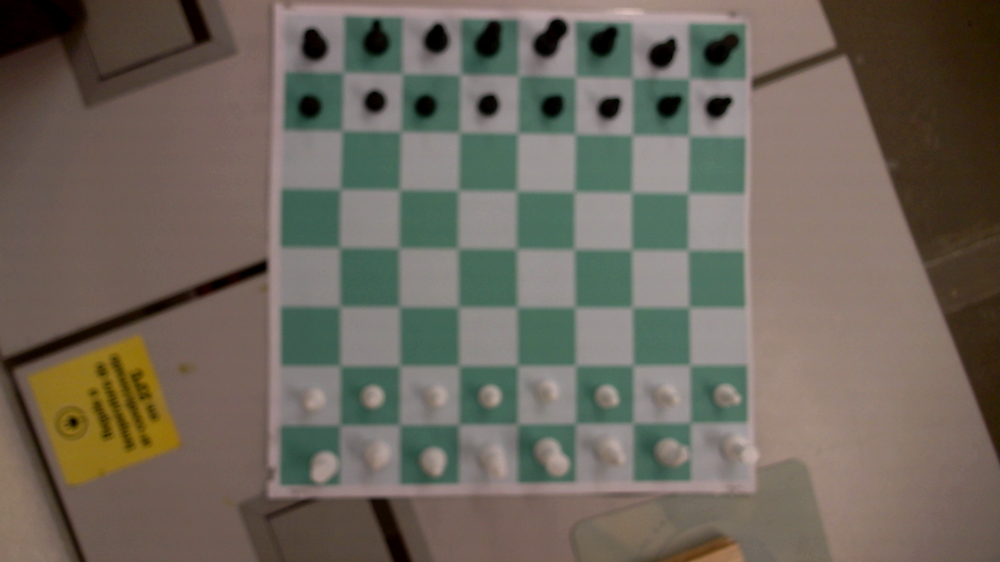
#> input picture photo4.png, 1000 x 562 px, shrunk from 1920 x 1080 before the run, found by its file name
$ python deteccao.py
#> lines starting #> are read from the running program, lines starting #| are printed output that depends on the picture; after the words box and inside, x2 and y2 are one past the last pixel; in counts of white or black regions, pixels touching at a corner belong together
import cv2
import numpy as np

img = cv2.imread('photo4.png')
#> img is the input picture: shape (562, 1000, 3); mean B, G, R 91.8, 102.7, 109.8
gray = cv2.cvtColor(img,cv2.COLOR_BGR2GRAY)
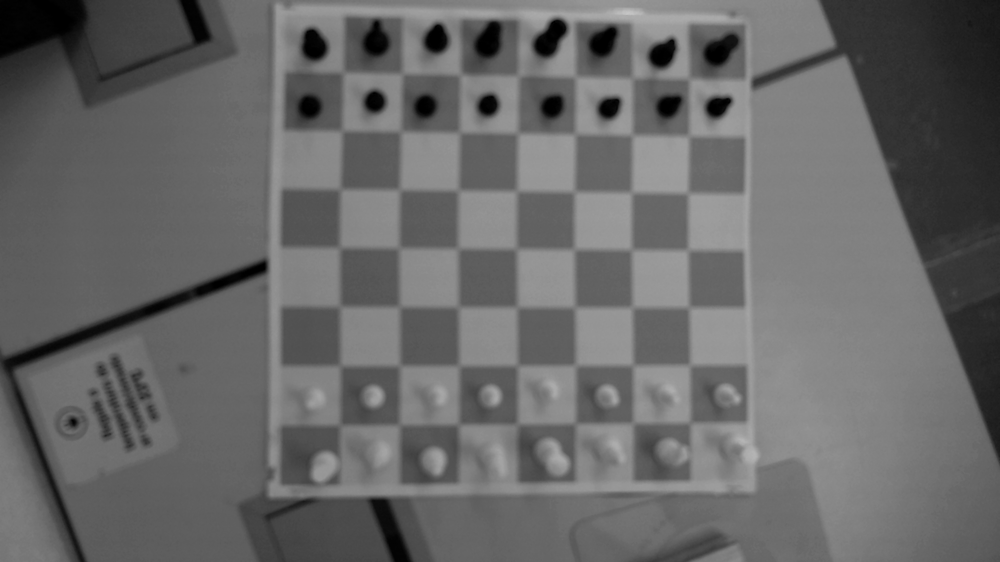
#> gray: shape (562, 1000); min 0, max 198, mean 103.5
edges = cv2.Canny(gray,50,150,apertureSize = 3)
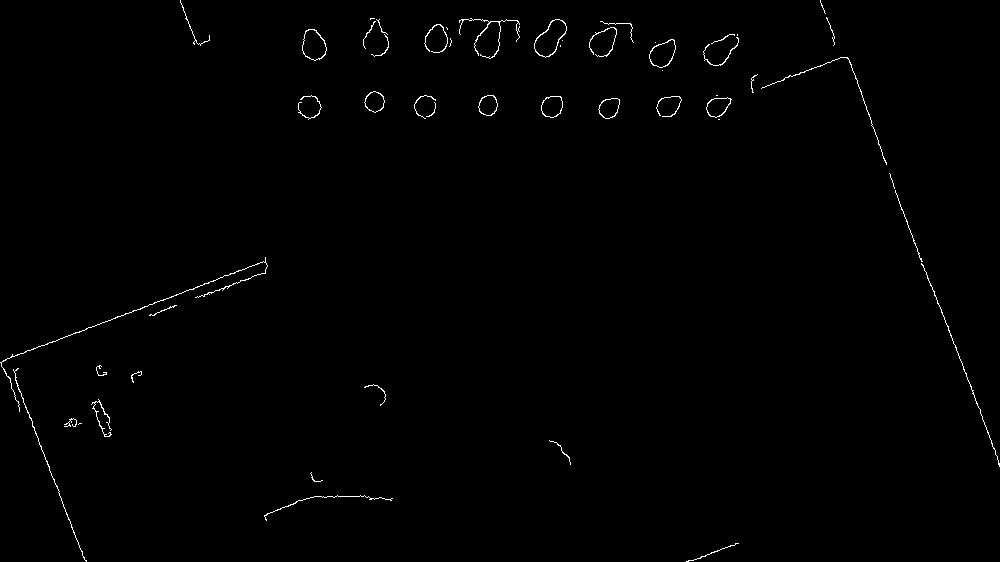
#> edges: shape (562, 1000); 0.64% white in thin lines or dots
lines = cv2.HoughLines(edges,1,np.pi/180, 200)
#> lines = [[-767, 2.78]]

for r,theta in lines[0]:


    a = np.cos(theta)


    b = np.sin(theta)


    x0 = a*r


    y0 = b*r


    x1 = int(x0 + 1000*(-b))


    y1 = int(y0 + 1000*(a))


    x2 = int(x0 - 1000*(-b))


    y2 = int(y0 - 1000*(a))


    cv2.line(img,(x1,y1), (x2,y2), (0,0,255),2)
#> this loop made 1 pass
#> (r, theta, a, b, x0, y0, x1, y1) on pass 1: (-767, 2.78, -0.934, 0.358, 716.1, -274.9, 357, -1208)
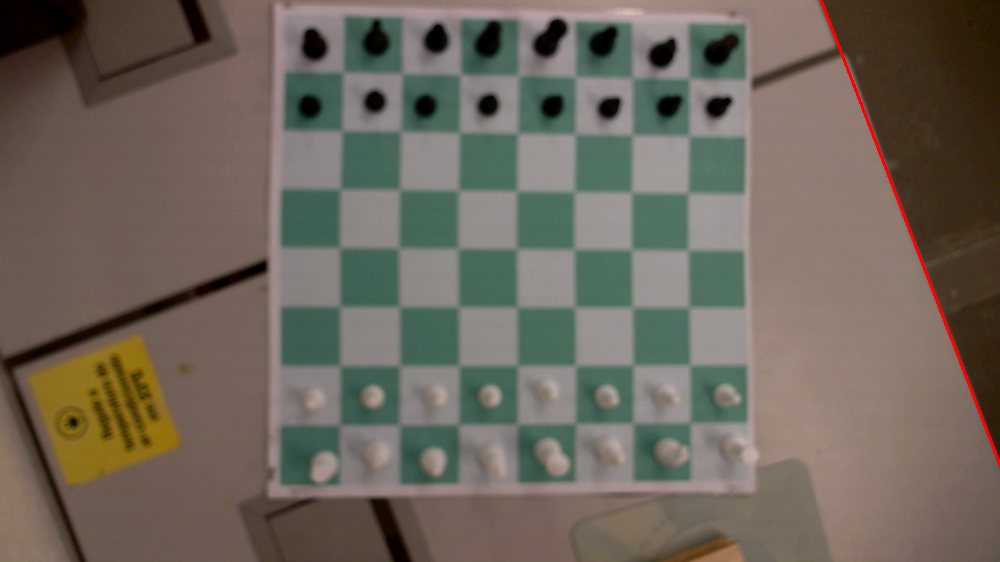
#> img: shape (562, 1000, 3); 0.26% of pixels changed, all inside (x1, y1, x2, y2) = (820, 0, 1000, 467)

cv2.imwrite('linesDetected.jpg', img)

$ run again, with photo1.png copied over photo4.png
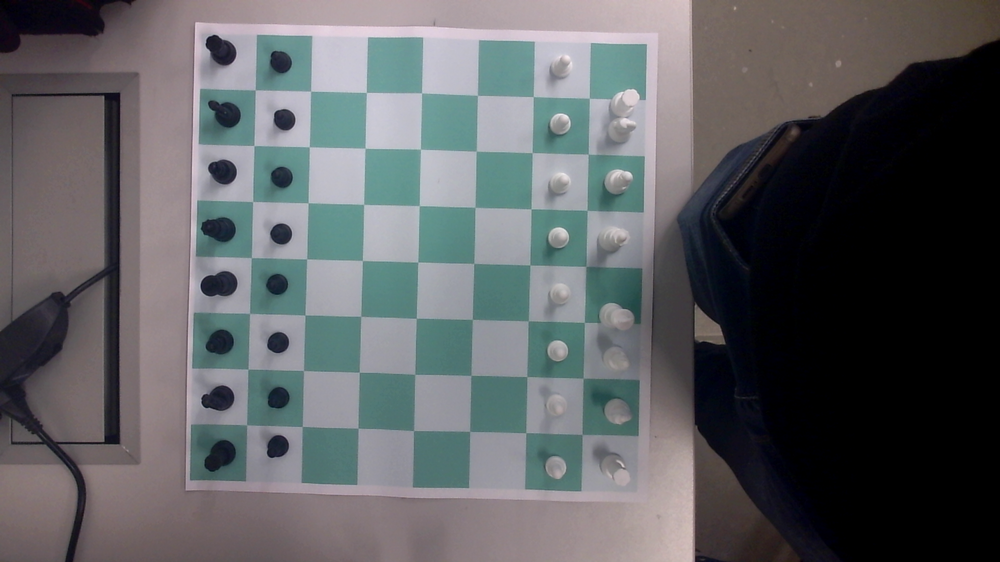
#> input picture photo1.png, 1000 x 562 px, shrunk from 1920 x 1080 before the run, found by its file name
#> img is the input picture: shape (562, 1000, 3); mean B, G, R 98.2, 95.7, 93.6
#> `edges = cv2.Canny(gray,50,150,apertureSize = 3)`:
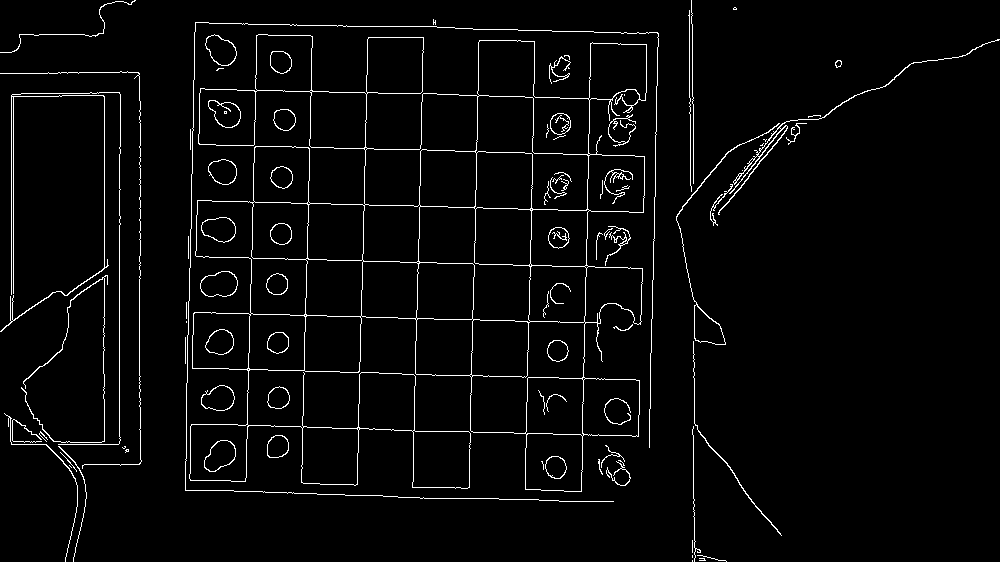
#> edges: shape (562, 1000); 3.2% white in thin lines or dots
#> lines = [[104, 0], [119, 0], [590, 0.0175], [482, 1.61], [13, 0], [11, 0], [140, 0]]
#> the loop `for r,theta in lines[0]:  ` made 1 pass
#> (r, theta, a, b, x0, y0, x1, y1) on pass 1: (104, 0, 1, 0, 104, 0, 104, 1000)
#> after the loop `for r,theta in lines[0]:`:
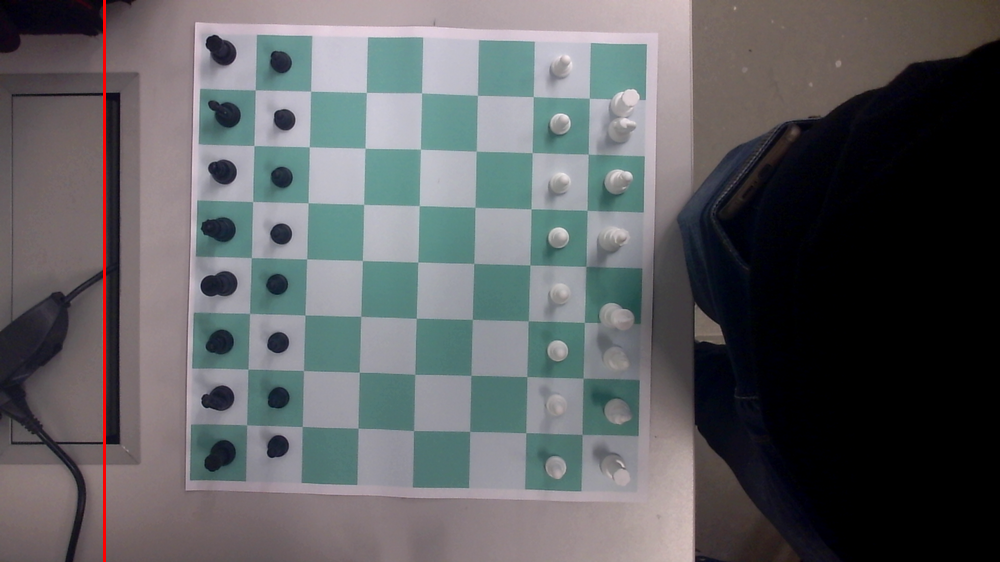
#> img: shape (562, 1000, 3); 0.3% of pixels changed, all inside (x1, y1, x2, y2) = (103, 0, 106, 562)

$ run again, with photo2.png copied over photo4.png
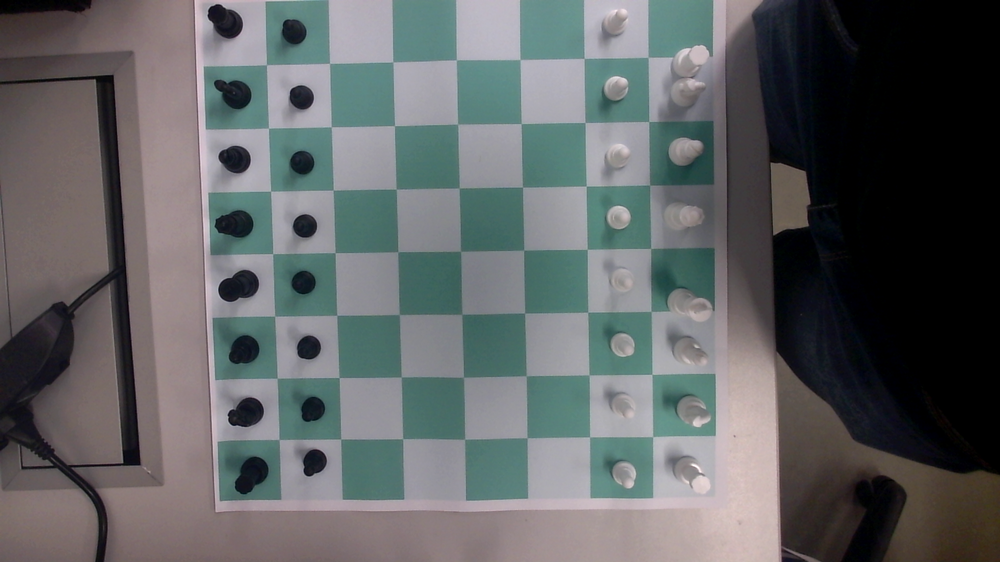
#> input picture photo2.png, 1000 x 562 px, shrunk from 1920 x 1080 before the run, found by its file name
#> img is the input picture: shape (562, 1000, 3); mean B, G, R 99.6, 98.6, 95.6
#> `edges = cv2.Canny(gray,50,150,apertureSize = 3)`:
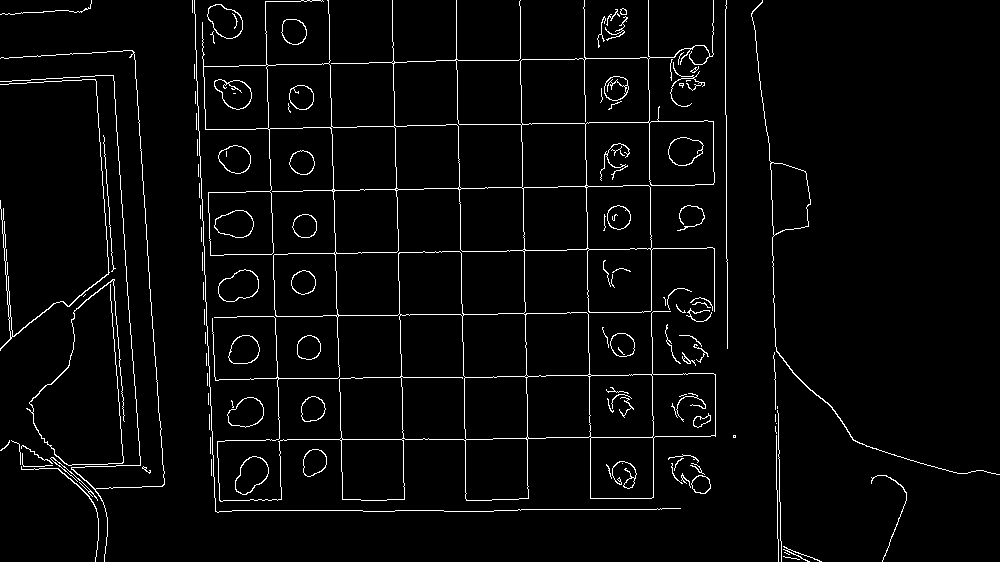
#> edges: shape (562, 1000); 3.3% white in thin lines or dots
#> lines = 19 rows, first 8: [196, 1.55], [-519, 3.12], [133, 1.55], [-264, 3.11], [-107, 3.07], [-768, 3.12], [259, 1.55], [69, 1.55]
#> the loop `for r,theta in lines[0]:  ` made 1 pass
#> (r, theta, a, b, x0, y0, x1, y1) on pass 1: (196, 1.55, 0.0175, 1, 3.42, 196, -996, 213)
#> after the loop `for r,theta in lines[0]:`:
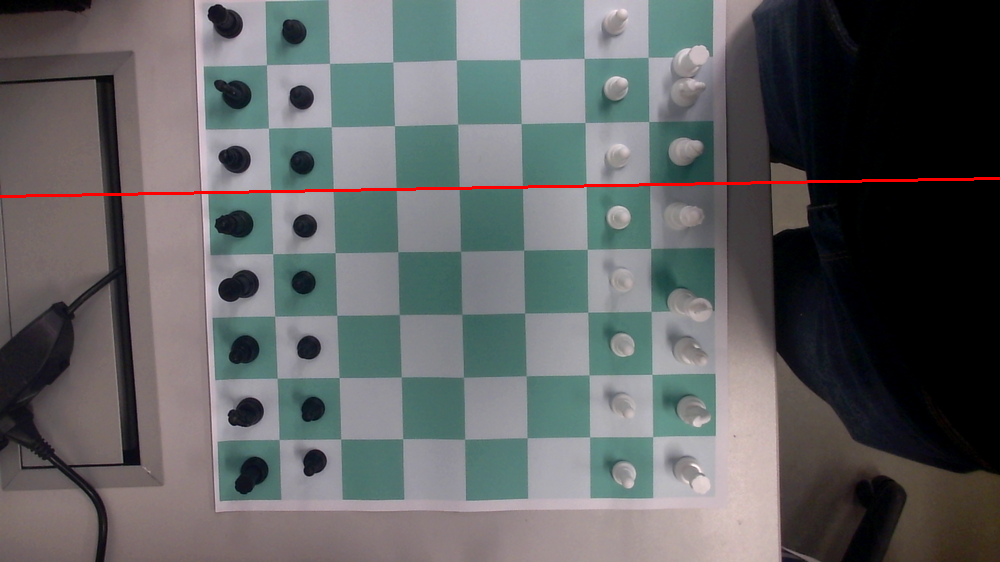
#> img: shape (562, 1000, 3); 0.53% of pixels changed, all inside (x1, y1, x2, y2) = (0, 177, 1000, 198)

$ run again, with photo3.png copied over photo4.png
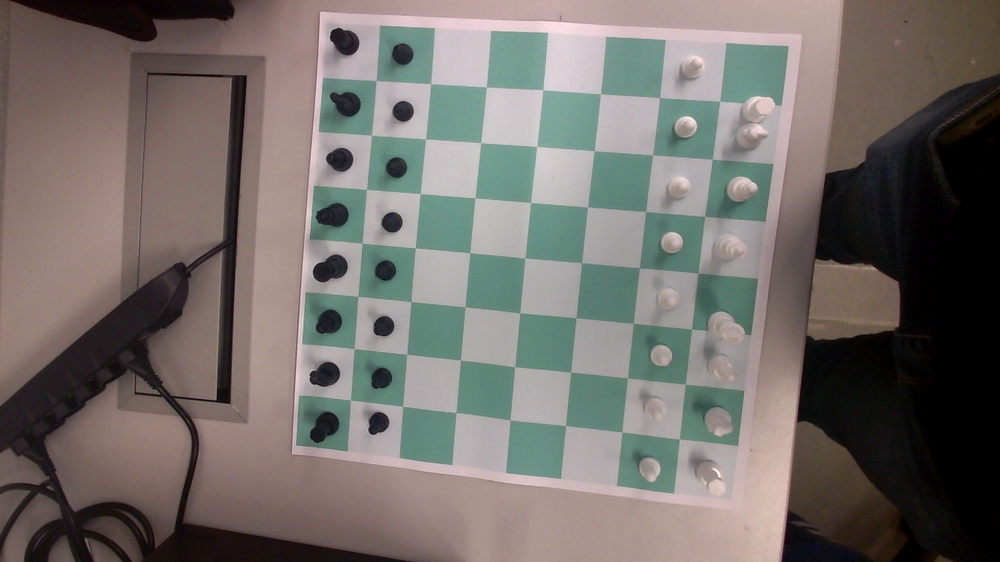
#> input picture photo3.png, 1000 x 562 px, shrunk from 1920 x 1080 before the run, found by its file name
#> img is the input picture: shape (562, 1000, 3); mean B, G, R 106.2, 110.1, 115.6
#> `edges = cv2.Canny(gray,50,150,apertureSize = 3)`:
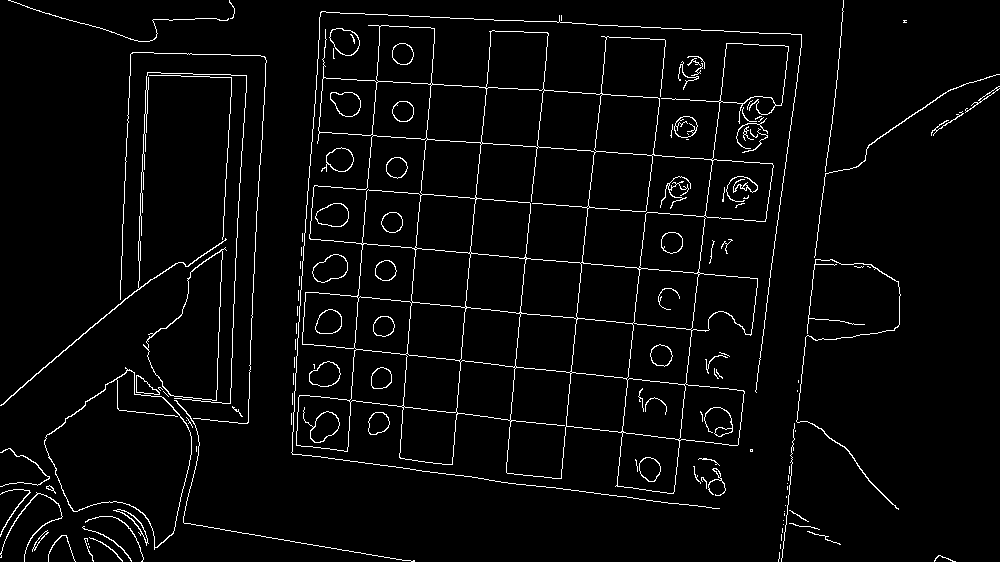
#> edges: shape (562, 1000); 3.5% white in thin lines or dots
#> lines = 15 rows, first 8: [109, 1.64], [211, 1.66], [310, 1.68], [436, 0.0873], [726, 0.122], [320, 0.0698], [606, 0.105], [840, 0.122]
#> the loop `for r,theta in lines[0]:  ` made 1 pass
#> (r, theta, a, b, x0, y0, x1, y1) on pass 1: (109, 1.64, -0.0698, 0.998, -7.6, 108.7, -1005, 38)
#> after the loop `for r,theta in lines[0]:`:
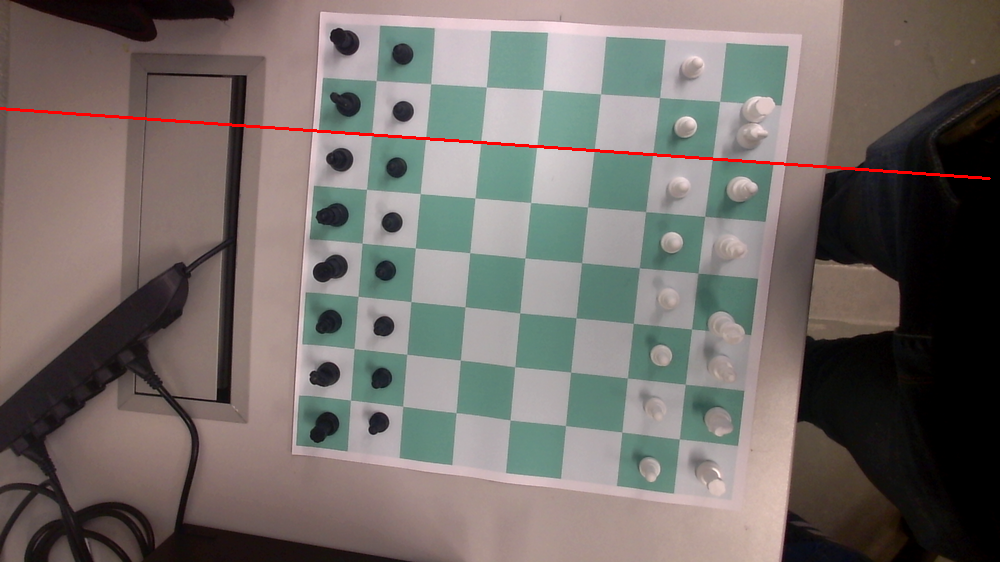
#> img: shape (562, 1000, 3); 0.53% of pixels changed, all inside (x1, y1, x2, y2) = (0, 107, 991, 180)
